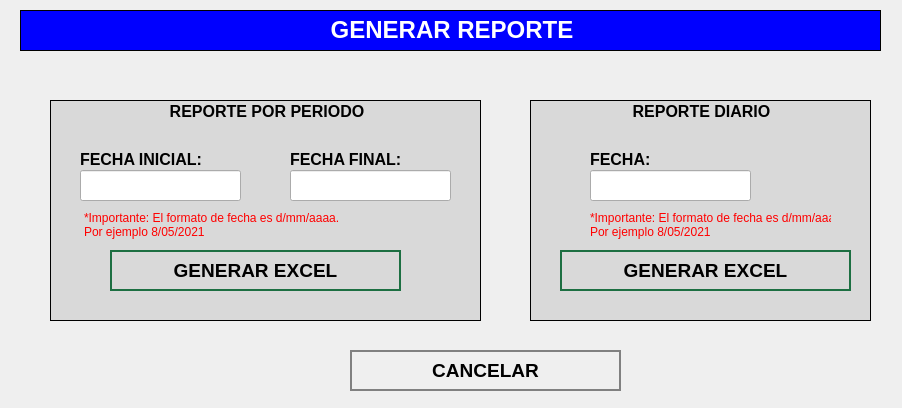
<?xml version="1.0" encoding="UTF-8"?>
<ui version="4.0">
 <class>ConfirmExcel</class>
 <widget class="QWidget" name="ConfirmExcel">
  <property name="geometry">
   <rect>
    <x>0</x>
    <y>0</y>
    <width>902</width>
    <height>408</height>
   </rect>
  </property>
  <property name="windowTitle">
   <string>Generar Reporte</string>
  </property>
  <property name="styleSheet">
   <string notr="true">QPushButton
{	
	height: 2em;
 	border-style: solid;
	border-width: 2px;
 	border-color: grey;
	font-weight: bold;
}

QPushButton:hover
{
   	background-color:grey;
	color:white;
}</string>
  </property>
  <widget class="QLabel" name="label">
   <property name="geometry">
    <rect>
     <x>20</x>
     <y>10</y>
     <width>861</width>
     <height>41</height>
    </rect>
   </property>
   <property name="font">
    <font>
     <underline>false</underline>
    </font>
   </property>
   <property name="autoFillBackground">
    <bool>false</bool>
   </property>
   <property name="styleSheet">
    <string notr="true">background-color: blue;</string>
   </property>
   <property name="frameShape">
    <enum>QFrame::Box</enum>
   </property>
   <property name="text">
    <string>&lt;html&gt;&lt;head/&gt;&lt;body&gt;&lt;p align=&quot;center&quot;&gt;&lt;span style=&quot; font-size:18pt; font-weight:600; color:#ffffff;&quot;&gt;GENERAR REPORTE&lt;/span&gt;&lt;/p&gt;&lt;/body&gt;&lt;/html&gt;</string>
   </property>
  </widget>
  <widget class="QPushButton" name="cancelButton">
   <property name="geometry">
    <rect>
     <x>350</x>
     <y>350</y>
     <width>271</width>
     <height>41</height>
    </rect>
   </property>
   <property name="font">
    <font>
     <pointsize>14</pointsize>
     <weight>75</weight>
     <bold>true</bold>
    </font>
   </property>
   <property name="cursor">
    <cursorShape>PointingHandCursor</cursorShape>
   </property>
   <property name="styleSheet">
    <string notr="true">QPushButton
{	
	height: 2em;
 	border-style: solid;
	border-width: 2px;
 	border-color: grey;
	font-weight: bold;
}

QPushButton:hover
{
   	background-color:grey;
	color:white;
}</string>
   </property>
   <property name="text">
    <string>CANCELAR</string>
   </property>
   <property name="icon">
    <iconset>
     <normaloff>../assets/icons/cancel-icon.png</normaloff>../assets/icons/cancel-icon.png</iconset>
   </property>
   <property name="iconSize">
    <size>
     <width>30</width>
     <height>30</height>
    </size>
   </property>
   <property name="flat">
    <bool>true</bool>
   </property>
  </widget>
  <widget class="QLabel" name="label_horaIngreso">
   <property name="geometry">
    <rect>
     <x>80</x>
     <y>150</y>
     <width>171</width>
     <height>16</height>
    </rect>
   </property>
   <property name="text">
    <string>&lt;html&gt;&lt;head/&gt;&lt;body&gt;&lt;p&gt;&lt;span style=&quot; font-size:12pt; font-weight:600;&quot;&gt;FECHA INICIAL:&lt;/span&gt;&lt;/p&gt;&lt;/body&gt;&lt;/html&gt;</string>
   </property>
  </widget>
  <widget class="QLabel" name="label_horaSalida">
   <property name="geometry">
    <rect>
     <x>290</x>
     <y>150</y>
     <width>171</width>
     <height>16</height>
    </rect>
   </property>
   <property name="text">
    <string>&lt;html&gt;&lt;head/&gt;&lt;body&gt;&lt;p&gt;&lt;span style=&quot; font-size:12pt; font-weight:600;&quot;&gt;FECHA FINAL:&lt;/span&gt;&lt;/p&gt;&lt;/body&gt;&lt;/html&gt;</string>
   </property>
  </widget>
  <widget class="QLineEdit" name="horaSalidaLineEdit">
   <property name="geometry">
    <rect>
     <x>290</x>
     <y>170</y>
     <width>161</width>
     <height>31</height>
    </rect>
   </property>
   <property name="font">
    <font>
     <pointsize>14</pointsize>
    </font>
   </property>
  </widget>
  <widget class="QGroupBox" name="groupBox">
   <property name="geometry">
    <rect>
     <x>50</x>
     <y>100</y>
     <width>431</width>
     <height>221</height>
    </rect>
   </property>
   <property name="font">
    <font>
     <pointsize>12</pointsize>
     <weight>75</weight>
     <bold>true</bold>
    </font>
   </property>
   <property name="styleSheet">
    <string notr="true">height: 2em;
 border-style: solid;
border-width: 1px;
 border-color: black;
background-color:#D9D9D9;
font-weight: bold;
</string>
   </property>
   <property name="title">
    <string>REPORTE POR PERIODO</string>
   </property>
   <property name="alignment">
    <set>Qt::AlignHCenter|Qt::AlignTop</set>
   </property>
   <property name="flat">
    <bool>true</bool>
   </property>
   <property name="checkable">
    <bool>false</bool>
   </property>
   <widget class="QLabel" name="label_horaIngreso_4">
    <property name="geometry">
     <rect>
      <x>30</x>
      <y>110</y>
      <width>331</width>
      <height>31</height>
     </rect>
    </property>
    <property name="styleSheet">
     <string notr="true">border-color: #0000ffff;</string>
    </property>
    <property name="text">
     <string>&lt;html&gt;&lt;head/&gt;&lt;body&gt;&lt;p&gt;&lt;span style=&quot; font-weight:400; color:#ff0000;&quot;&gt;*Importante: El formato de fecha es d/mm/aaaa.&lt;br/&gt;Por ejemplo 8/05/2021&lt;/span&gt;&lt;/p&gt;&lt;/body&gt;&lt;/html&gt;</string>
    </property>
   </widget>
  </widget>
  <widget class="QLineEdit" name="horaIngresoLineEdit">
   <property name="geometry">
    <rect>
     <x>80</x>
     <y>170</y>
     <width>161</width>
     <height>31</height>
    </rect>
   </property>
   <property name="font">
    <font>
     <pointsize>14</pointsize>
    </font>
   </property>
  </widget>
  <widget class="QGroupBox" name="groupBox_2">
   <property name="geometry">
    <rect>
     <x>530</x>
     <y>100</y>
     <width>341</width>
     <height>221</height>
    </rect>
   </property>
   <property name="font">
    <font>
     <pointsize>12</pointsize>
     <weight>75</weight>
     <bold>true</bold>
    </font>
   </property>
   <property name="styleSheet">
    <string notr="true">height: 2em;
 border-style: solid;
border-width: 1px;
 border-color: black;
background-color:#D9D9D9;
font-weight: bold;
</string>
   </property>
   <property name="title">
    <string>REPORTE DIARIO</string>
   </property>
   <property name="alignment">
    <set>Qt::AlignHCenter|Qt::AlignTop</set>
   </property>
   <property name="flat">
    <bool>true</bool>
   </property>
   <property name="checkable">
    <bool>false</bool>
   </property>
   <widget class="QPushButton" name="generarExcelHoyButton">
    <property name="geometry">
     <rect>
      <x>30</x>
      <y>150</y>
      <width>291</width>
      <height>41</height>
     </rect>
    </property>
    <property name="font">
     <font>
      <pointsize>14</pointsize>
      <weight>75</weight>
      <bold>true</bold>
     </font>
    </property>
    <property name="cursor">
     <cursorShape>PointingHandCursor</cursorShape>
    </property>
    <property name="styleSheet">
     <string notr="true">QPushButton
{	
	height: 2em;
 	border-style: solid;
	border-width: 2px;
 	border-color: #1D6F42;
	font-weight: bold;
}

QPushButton:hover
{
   	background-color:#1D6F42;
	color:white;
}</string>
    </property>
    <property name="text">
     <string>GENERAR EXCEL</string>
    </property>
    <property name="icon">
     <iconset>
      <normaloff>../assets/icons/save-icon.png</normaloff>../assets/icons/save-icon.png</iconset>
    </property>
    <property name="iconSize">
     <size>
      <width>30</width>
      <height>30</height>
     </size>
    </property>
    <property name="flat">
     <bool>true</bool>
    </property>
   </widget>
  </widget>
  <widget class="QPushButton" name="generarExcelFechasButton">
   <property name="geometry">
    <rect>
     <x>110</x>
     <y>250</y>
     <width>291</width>
     <height>41</height>
    </rect>
   </property>
   <property name="font">
    <font>
     <pointsize>14</pointsize>
     <weight>75</weight>
     <bold>true</bold>
    </font>
   </property>
   <property name="cursor">
    <cursorShape>PointingHandCursor</cursorShape>
   </property>
   <property name="styleSheet">
    <string notr="true">QPushButton
{	
	height: 2em;
 	border-style: solid;
	border-width: 2px;
 	border-color: #1D6F42;
	font-weight: bold;
}

QPushButton:hover
{
   	background-color:#1D6F42;
	color:white;
}</string>
   </property>
   <property name="text">
    <string>GENERAR EXCEL</string>
   </property>
   <property name="icon">
    <iconset>
     <normaloff>../assets/icons/save-icon.png</normaloff>../assets/icons/save-icon.png</iconset>
   </property>
   <property name="iconSize">
    <size>
     <width>30</width>
     <height>30</height>
    </size>
   </property>
   <property name="flat">
    <bool>true</bool>
   </property>
  </widget>
  <widget class="QLineEdit" name="fechaHoyLineEdit">
   <property name="geometry">
    <rect>
     <x>590</x>
     <y>170</y>
     <width>161</width>
     <height>31</height>
    </rect>
   </property>
   <property name="font">
    <font>
     <pointsize>14</pointsize>
    </font>
   </property>
  </widget>
  <widget class="QLabel" name="label_horaIngreso_2">
   <property name="geometry">
    <rect>
     <x>590</x>
     <y>150</y>
     <width>171</width>
     <height>16</height>
    </rect>
   </property>
   <property name="text">
    <string>&lt;html&gt;&lt;head/&gt;&lt;body&gt;&lt;p&gt;&lt;span style=&quot; font-size:12pt; font-weight:600;&quot;&gt;FECHA:&lt;/span&gt;&lt;/p&gt;&lt;/body&gt;&lt;/html&gt;</string>
   </property>
  </widget>
  <widget class="QLabel" name="label_horaIngreso_3">
   <property name="geometry">
    <rect>
     <x>590</x>
     <y>210</y>
     <width>241</width>
     <height>31</height>
    </rect>
   </property>
   <property name="text">
    <string>&lt;html&gt;&lt;head/&gt;&lt;body&gt;&lt;p&gt;&lt;span style=&quot; color:#ff0000;&quot;&gt;*Importante: El formato de fecha es d/mm/aaaa.&lt;br/&gt;Por ejemplo 8/05/2021&lt;/span&gt;&lt;/p&gt;&lt;/body&gt;&lt;/html&gt;</string>
   </property>
  </widget>
  <zorder>groupBox_2</zorder>
  <zorder>groupBox</zorder>
  <zorder>label</zorder>
  <zorder>cancelButton</zorder>
  <zorder>label_horaIngreso</zorder>
  <zorder>label_horaSalida</zorder>
  <zorder>horaSalidaLineEdit</zorder>
  <zorder>horaIngresoLineEdit</zorder>
  <zorder>generarExcelFechasButton</zorder>
  <zorder>fechaHoyLineEdit</zorder>
  <zorder>label_horaIngreso_2</zorder>
  <zorder>label_horaIngreso_3</zorder>
 </widget>
 <tabstops>
  <tabstop>horaIngresoLineEdit</tabstop>
  <tabstop>horaSalidaLineEdit</tabstop>
  <tabstop>generarExcelFechasButton</tabstop>
  <tabstop>fechaHoyLineEdit</tabstop>
  <tabstop>generarExcelHoyButton</tabstop>
  <tabstop>cancelButton</tabstop>
 </tabstops>
 <resources/>
 <connections/>
</ui>
